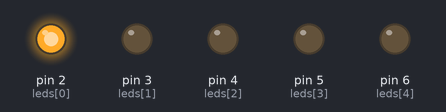
A sketch run on a simulated Arduino Uno, built with avr-gcc and run on an emulated ATmega328P. Shown: output pins drawn as LEDs (lit = HIGH).

Above: at 0.5 s.
At 1.2 s:
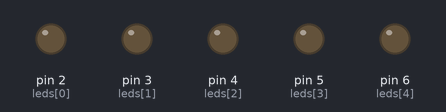
At 2.0 s:
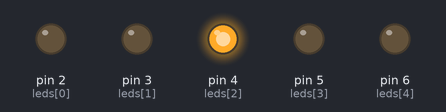
At 3.5 s:
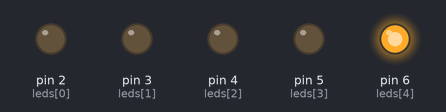
Timing chart, 0 to 5.9 s (numbered marks = the images above):
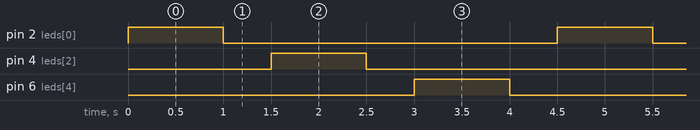

Measured:
- by itself, pin 2 (leds[0]), pin 4 (leds[2]), pin 6 (leds[4]): alternates HIGH for 1.0 s and LOW for 3.5 s
- by itself, everything shown: repeats every 4.5 s, in 6 steps

The sketch:

lab1c.ino
```cpp
// C++ code
//
int leds[]={2,3,4,5,6};
void setup()
{
  for(int i=0;i<5;i++){
    pinMode(leds[i],OUTPUT);
}
}

void loop()
{
  for (int i=0;i<5;i+=2){
  digitalWrite(leds[i], HIGH);
  delay(1000); // Wait for 1000 millisecond(s)
  digitalWrite(leds[i], LOW);
  delay(500);// Wait for 1000 millisecond(s)

}
}
```
